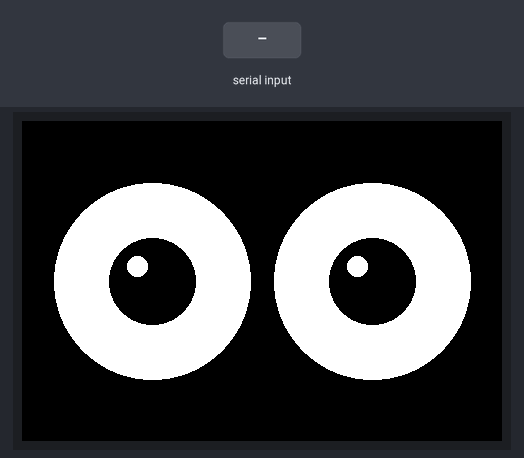
A program run on a simulated ESP32-S3. Parts: 480×320 colour display. Inputs (shaded band) come from the test bench. Random numbers use the default seed unless the program sets one; what the program prints to the serial monitor is not drawn.

Above: at 1.5 s.
1.6 s: "ping\n" received over Serial
At 2.42 s:
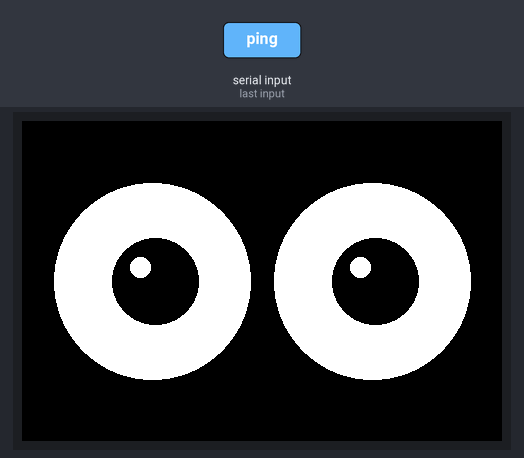
3.3 s: "emo 90\n" received over Serial
At 6.29 s:
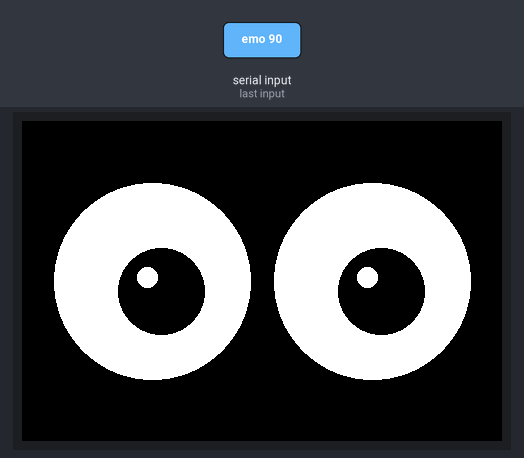
6.3 s: "emo \n" received over Serial
Timing chart, 0 to 9.3 s (numbered marks = the images above; inputs shaded):
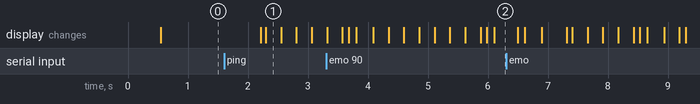

The program:

main.cpp
```cpp
/**
 * ミニコロ助 (mini Korosuke) — ESP32-S3 単体 / 完全オフライン
 * Ph1: 単画面 ILI9488 に「左右2つの丸い目」を描画し、表情8種＋まばたき＋視線を出す。
 *
 * ベースボード: Elecrow ESP Terminal 3.5" (ESP32-S3, 320x480 ILI9488 SPI, OV2640, FT6236)
 * 目の描画は firmware/corosuke_eyes/src/main.cpp renderEye() を「単画面に2目」へ移植し、
 * スプライト寸法に対して比率で描くよう解像度非依存化した。
 *
 * ▼ ピン
 *   確定 (Elecrow wiki):
 *     SD(SPI):   SCK=12  MOSI=13  MISO=14  CS=10
 *     Touch FT6236(I2C): SDA=2  SCL=1               (Ph2: なで検知に使用)
 *     Buzzer=45   Mic I2S: CLK=39 WS=38
 *     Camera OV2640: MCLK=7 PCLK=17 D2..D9=8,47,48,21,18,16,15,6   (Ph3: 顔検出)
 *     Crowtail: D=11,40 / A=19,20 / UART RX=44 TX=43 (Ph2: MAX98357AをI2Sでここへ)
 *
 *   ★★ 未確定 — 実機スキーマで必ず確認して修正すること ★★
 *     LCD ILI9488 の制御ピン CS/DC/RST/BL。本S3+カメラ版の確定値が未取得。
 *     LCDはSDと同一SPIバス(SCK12/MOSI13/MISO14)を共有する構成とみなして設定。
 *     ネット上のCS15/DC2/BL27は旧ESP32(非S3)版の値で、DC=2は本機のTouch SDA=2と衝突する。
 *     下の PIN_LCD_CS/DC/RST/BL は「衝突しない空きGPIOの仮値」。到着後に確定値へ。
 *
 * シリアルコマンド (USB-CDC / 115200, 1行1コマンド) — センサ無しでも動作確認できる:
 *   emo <neutral|happy|happy2|sad|angry|surprised|sleepy|thinking|x>
 *   gaze <x> <y>      視線 (-1.0..1.0)
 *   blink             まばたき
 *   wink <l|r>        片目ウインク
 *   idle <on|off>     自動アイドル(まばたき+視線ゆらぎ)
 *   demo <on|off>     表情8種を自動巡回(初期ON。実機の見た目確認用)
 *   ping              -> pong
 */
#include <Arduino.h>
#define LGFX_USE_V1
#include <LovyanGFX.hpp>

// ---------- LCD 共有SPIバス(= SDと同じ) ----------
static constexpr int PIN_LCD_SCK  = 12;   // = SD SCLK
static constexpr int PIN_LCD_MOSI = 13;   // = SD MOSI
static constexpr int PIN_LCD_MISO = 14;   // = SD MISO
// ★未確定(仮値=確定ピンと衝突しない空きGPIO)。実機スキーマで確定させる:
static constexpr int PIN_LCD_CS   = 3;    // ★ SD_CS=10 とは別。
static constexpr int PIN_LCD_DC   = 42;   // ★ Touch SDA=2 とは別にすること。
static constexpr int PIN_LCD_RST  = -1;   // ★ -1=未接続/リセット共有の可能性。
static constexpr int PIN_LCD_BL   = 46;   // ★ バックライト。

// ---------- 画面レイアウト(landscape 480x320・左右2目) ----------
static constexpr int SCREEN_W = 480, SCREEN_H = 320;
static constexpr int EYE_D    = 200;                       // 片目スプライト径
static constexpr int EYE_Y    = (SCREEN_H - EYE_D) / 2;    // 60
static constexpr int EYE_XL   = 30;                        // 左目X
static constexpr int EYE_XR   = SCREEN_W - EYE_D - EYE_XL; // 250 (鼻の隙間=20px)

// ---------- LovyanGFX: ILI9488 (SPI, SDとバス共有) ----------
class MiniDisplay : public lgfx::LGFX_Device {
  lgfx::Bus_SPI       _bus;
  lgfx::Panel_ILI9488 _panel;
  lgfx::Light_PWM     _light;
public:
  MiniDisplay() {
    { auto b = _bus.config();
      b.spi_host   = SPI2_HOST;
      b.spi_mode   = 0;
      b.freq_write = 40000000;   // ILI9488 SPIは18bit/pxで重め。重ければ下げる
      b.freq_read  = 16000000;
      b.pin_sclk   = PIN_LCD_SCK;
      b.pin_mosi   = PIN_LCD_MOSI;
      b.pin_miso   = PIN_LCD_MISO;
      b.pin_dc     = PIN_LCD_DC;
      b.dma_channel= SPI_DMA_CH_AUTO;
      b.spi_3wire  = false;
      b.use_lock   = true;
      _bus.config(b); _panel.setBus(&_bus); }
    { auto p = _panel.config();
      p.pin_cs   = PIN_LCD_CS;
      p.pin_rst  = PIN_LCD_RST;
      p.pin_busy = -1;
      p.panel_width  = 320;      // ネイティブは縦320x480
      p.panel_height = 480;
      p.readable   = false;
      p.invert     = false;
      p.rgb_order  = false;
      p.bus_shared = true;       // SDとSPI共有
      _panel.config(p); setPanel(&_panel); }
    if (PIN_LCD_BL >= 0) {
      auto l = _light.config();
      l.pin_bl = PIN_LCD_BL; l.invert = false; l.freq = 12000; l.pwm_channel = 7;
      _light.config(l); _panel.setLight(&_light); }
  }
};

MiniDisplay lcd;
LGFX_Sprite spr(&lcd);          // 片目分のスプライト(両目で使い回す)

// ---------- 目の状態(corosuke_eyes から流用) ----------
enum Emotion { NEUTRAL, HAPPY, SAD, ANGRY, SURPRISED, SLEEPY, DEAD, THINKING };
struct EyeState {
  Emotion emo = NEUTRAL;
  bool  happyVar = false;
  float gazeX = 0, gazeY = 0;
  float curX = 0, curY = 0;
  float blink = 0;
  bool  blinking = false;
  uint32_t blinkStart = 0;
  bool  idle = true;
  uint32_t nextBlink = 3000, nextWander = 2000;
};
EyeState st;
bool winkLeft = false, winkRight = false;

// デモ(表情自動巡回)
bool demoOn = true;
uint32_t nextDemo = 0;
int demoIdx = 0;

static constexpr uint16_t C_WHITE = TFT_WHITE;
static constexpr uint16_t C_BLACK = TFT_BLACK;

// ---------- 片目描画(スプライト寸法に対し比率で描く=解像度非依存) ----------
void renderEye(bool isLeft) {
  const float CX = EYE_D * 0.5f, CY = EYE_D * 0.5f;
  const float R  = EYE_D * 0.5f - 2.0f;         // 白目半径
  spr.fillSprite(C_BLACK);
  spr.fillCircle(CX, CY, R, C_WHITE);

  // 瞳
  float gx = st.curX * (R * 0.36f), gy = st.curY * (R * 0.36f);
  float pr = (st.emo == SURPRISED) ? R * 0.32f : R * 0.44f;   // 驚き=瞳小さく
  spr.fillCircle(CX + gx, CY + gy, pr, C_BLACK);
  spr.fillCircle(CX + gx - pr / 3, CY + gy - pr / 3, pr / 4, C_WHITE);   // ハイライト

  // 感情ごとの上まぶた
  float lid = 0;
  switch (st.emo) {
    case SLEEPY: lid = EYE_D * 0.46f; break;   // 半目
    case SAD:    lid = EYE_D * 0.29f; break;
    case ANGRY:  lid = EYE_D * 0.29f; break;
    default:     lid = 0;             break;
  }
  float b = st.blink;
  if ((isLeft && winkLeft) || (!isLeft && winkRight)) b = 1.0f;
  float blinkY = EYE_D * b;
  int topY = (int)max(lid, blinkY);
  if (topY > 0) spr.fillRect(0, 0, EYE_D, topY, C_BLACK);

  if (st.emo == SAD) {   // 外側が下がる斜めまぶた
    int d = (int)(EYE_D * 0.23f);
    if (isLeft) spr.fillTriangle(0, topY, EYE_D, topY, 0, topY + d, C_BLACK);
    else        spr.fillTriangle(0, topY, EYE_D, topY, EYE_D, topY + d, C_BLACK);
  }
  if (st.emo == ANGRY) { // 内側が下がる
    int d = (int)(EYE_D * 0.25f);
    if (isLeft) spr.fillTriangle(0, topY, EYE_D, topY, EYE_D, topY + d, C_BLACK);
    else        spr.fillTriangle(0, topY, EYE_D, topY, 0, topY + d, C_BLACK);
  }
  if (st.emo == HAPPY) { // にっこり: 白目に細い黒の笑い弧(瞳は出さない)
    spr.fillSprite(C_BLACK);
    spr.fillCircle(CX, CY, R, C_WHITE);
    int   sign  = st.happyVar ? -1 : 1;
    float xmax  = R * 0.69f;
    float brush = R * 0.085f;
    for (float x = -xmax; x <= xmax; x += 1.0f) {
      float y = CY + sign * (x * x / (R * 1.27f) - R * 0.25f);
      spr.fillCircle(CX + x, y, brush, C_BLACK);
    }
  }
  if (st.emo == DEAD) {  // 終了合図: ✕✕(バツ目)
    spr.fillSprite(C_BLACK);
    spr.fillCircle(CX, CY, R, C_WHITE);
    float lim = R * 0.6f, brush = R * 0.12f;
    for (float i = -lim; i <= lim; i += 2.0f) {
      spr.fillCircle(CX + i, CY + i, brush, C_BLACK);
      spr.fillCircle(CX + i, CY - i, brush, C_BLACK);
    }
  }
  if (st.emo == THINKING) {  // 考え中: 瞳がゆっくり泳ぐ
    spr.fillSprite(C_BLACK);
    spr.fillCircle(CX, CY, R, C_WHITE);
    float t  = millis() / 520.0f;
    float px = CX + R * 0.40f * sinf(t);
    float py = CY + R * 0.12f * sinf(t * 2.3f);
    spr.fillCircle(px, py, R * 0.44f, C_BLACK);
    spr.fillCircle(px - R * 0.14f, py - R * 0.14f, R * 0.10f, C_WHITE);
  }

  spr.pushSprite(isLeft ? EYE_XL : EYE_XR, EYE_Y);
}

// ---------- コマンド処理(corosuke_eyes から流用 + demo) ----------
void handleLine(String line, Stream& reply) {
  line.trim(); line.toLowerCase();
  if (line.length() == 0) return;
  if (line == "ping") { reply.println("pong"); return; }
  if (line == "blink") { st.blinking = true; st.blinkStart = millis(); return; }
  if (line.startsWith("wink")) {
    if (line.endsWith("l")) winkLeft = true; else winkRight = true;
    st.blinkStart = millis(); st.blinking = true; return;
  }
  if (line.startsWith("emo ")) {
    String e = line.substring(4);
    demoOn = false;                       // 手動指定でデモ停止
    if      (e == "neutral")   st.emo = NEUTRAL;
    else if (e == "happy")   { st.emo = HAPPY; st.happyVar = false; }
    else if (e == "happy2")  { st.emo = HAPPY; st.happyVar = true;  }
    else if (e == "sad")       st.emo = SAD;
    else if (e == "angry")     st.emo = ANGRY;
    else if (e == "surprised") st.emo = SURPRISED;
    else if (e == "sleepy")    st.emo = SLEEPY;
    else if (e == "thinking")  st.emo = THINKING;
    else if (e == "x" || e == "dead") st.emo = DEAD;
    reply.printf("emo=%s\n", e.c_str()); return;
  }
  if (line.startsWith("gaze ")) {
    float x, y;
    if (sscanf(line.c_str(), "gaze %f %f", &x, &y) == 2) {
      st.gazeX = constrain(x, -1.f, 1.f);
      st.gazeY = constrain(y, -1.f, 1.f);
    }
    return;
  }
  if (line.startsWith("idle")) { st.idle = line.endsWith("on"); return; }
  if (line.startsWith("demo")) { demoOn = line.endsWith("on"); reply.printf("demo=%d\n", demoOn); return; }
  reply.println("? emo/gaze/blink/wink/idle/demo/ping");
}

String bufUSB;
void pollStream(Stream& s, String& buf) {
  while (s.available()) {
    char c = s.read();
    if (c == '\n' || c == '\r') { if (buf.length()) { handleLine(buf, s); buf = ""; } }
    else if (buf.length() < 120) buf += c;
  }
}

// 表情巡回デモの並び
const Emotion DEMO_SEQ[] = { NEUTRAL, HAPPY, HAPPY, SAD, ANGRY, SURPRISED, SLEEPY, THINKING, DEAD };
const bool    DEMO_VAR[] = { false,   false, true,  false, false, false,     false,   false,    false };
const int     DEMO_N = sizeof(DEMO_SEQ) / sizeof(DEMO_SEQ[0]);

void setup() {
  Serial.begin(115200);                 // USB-CDC

  lcd.init();
  lcd.setRotation(1);                   // landscape 480x320
  lcd.fillScreen(C_BLACK);
  lcd.setBrightness(200);

  spr.setColorDepth(16);
  spr.setPsram(true);                   // フレームバッファはPSRAMへ
  spr.createSprite(EYE_D, EYE_D);

  st.nextBlink = millis() + 2500;
  nextDemo     = millis() + 2500;
  Serial.println("mini korosuke eyes ready nari!");
}

void loop() {
  uint32_t now = millis();
  pollStream(Serial, bufUSB);

  // デモ: 表情を自動巡回(センサ無しでも見た目確認できる)
  if (demoOn && now > nextDemo) {
    st.emo      = DEMO_SEQ[demoIdx];
    st.happyVar = DEMO_VAR[demoIdx];
    st.blinking = true; st.blinkStart = now;         // 切替時にひとつまばたき
    demoIdx = (demoIdx + 1) % DEMO_N;
    nextDemo = now + 2500;
  }

  // まばたき(閉じ120ms→開き120ms)
  if (st.blinking) {
    uint32_t t = now - st.blinkStart;
    if      (t < 120) st.blink = t / 120.0f;
    else if (t < 240) st.blink = 1.0f - (t - 120) / 120.0f;
    else { st.blink = 0; st.blinking = false; winkLeft = winkRight = false; }
  }
  // アイドル: 自動まばたき+視線ゆらぎ
  if (st.idle) {
    if (now > st.nextBlink) { st.blinking = true; st.blinkStart = now;
                              st.nextBlink = now + random(2200, 5600); }
    if (now > st.nextWander) { st.gazeX = random(-60, 61) / 100.0f;
                               st.gazeY = random(-35, 36) / 100.0f;
                               st.nextWander = now + random(1200, 3800); }
  }
  // 視線をなめらかに補間
  st.curX += (st.gazeX - st.curX) * 0.18f;
  st.curY += (st.gazeY - st.curY) * 0.18f;

  renderEye(true);
  renderEye(false);
  delay(15);
}
```
